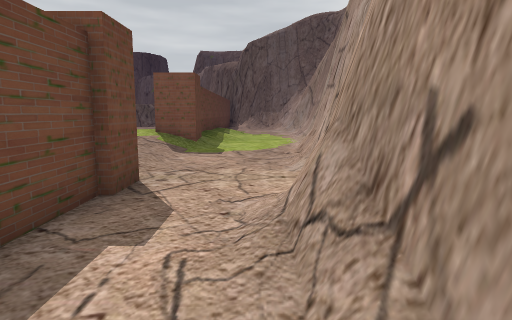
View 1 (above)

21 first-person views from a walk through a Unity game level. The camera is 1.2 m above the floor, tilts 8° down and sees 75° across. The floor is counted in squares, 1 m on a side. Each view is taken from the middle of a square. On the plan, view 1 faces up. The plan holds only what a view shows up to about 14 squares ahead; the rest is blank. The place goes on beyond the plan. Some surface patterns are stand-ins.

View 2
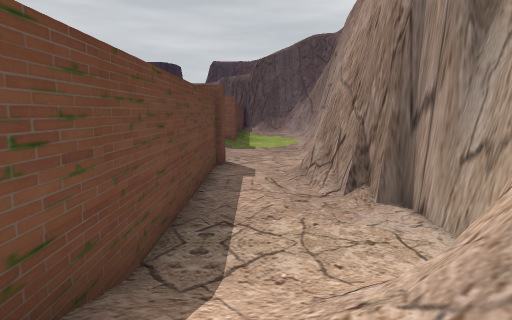

View 3
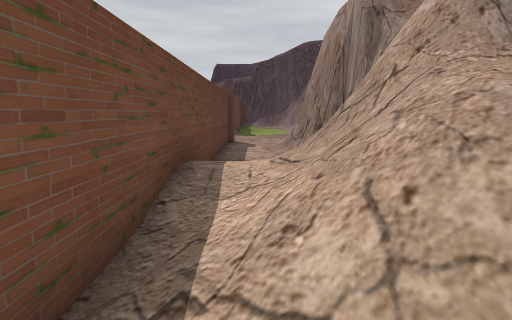

View 4
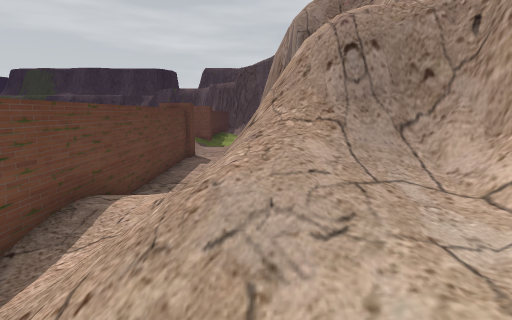

View 5
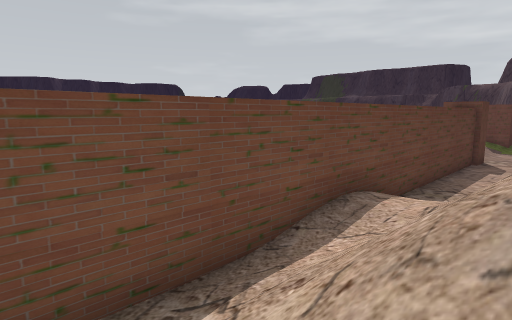

View 6
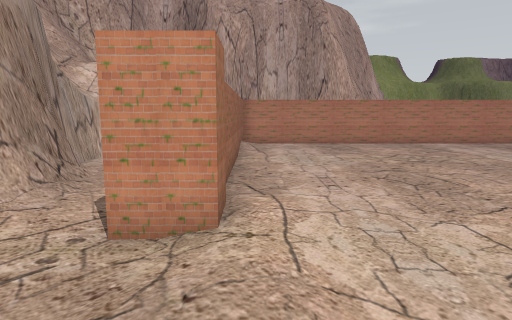

View 7
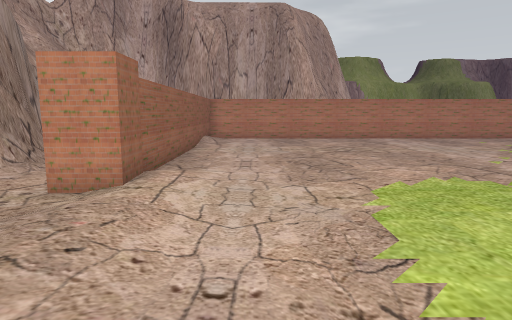

View 8
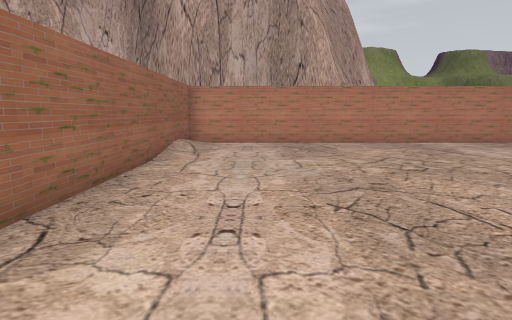

View 9
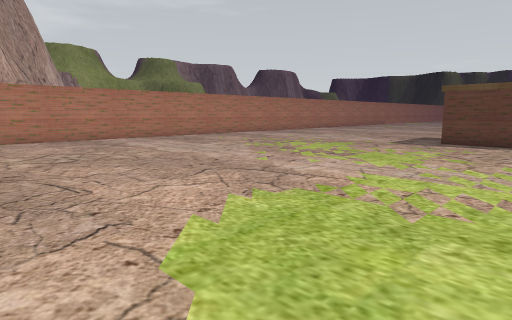

View 10
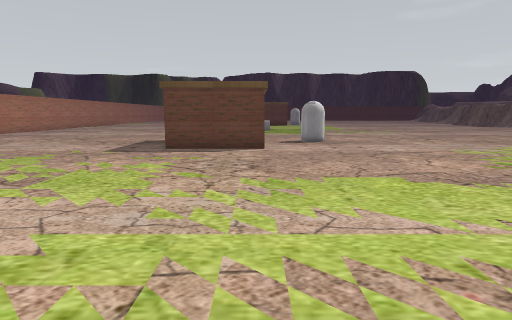

View 11
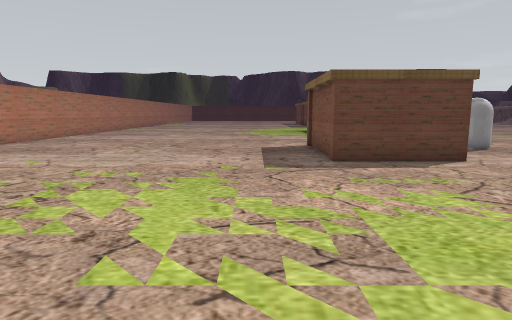

View 12
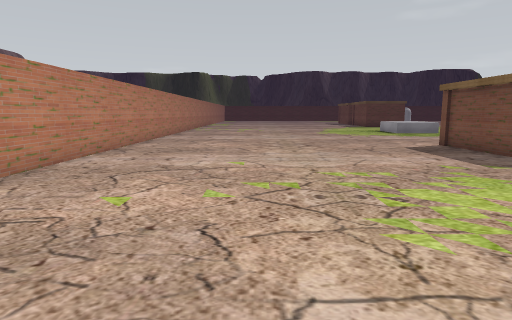

View 13
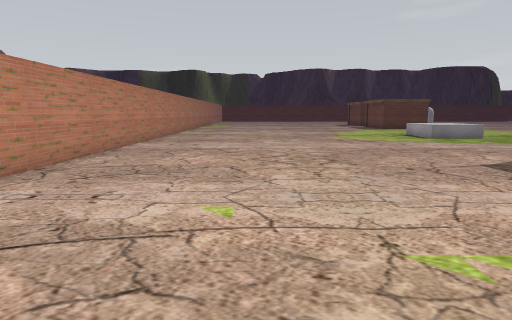

View 14
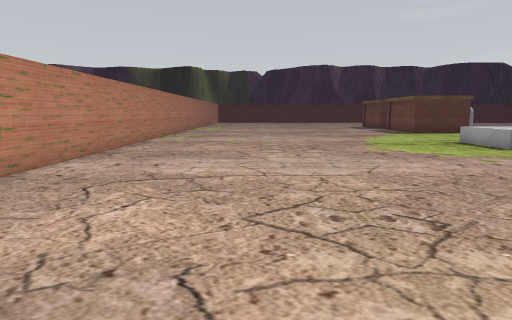

View 15
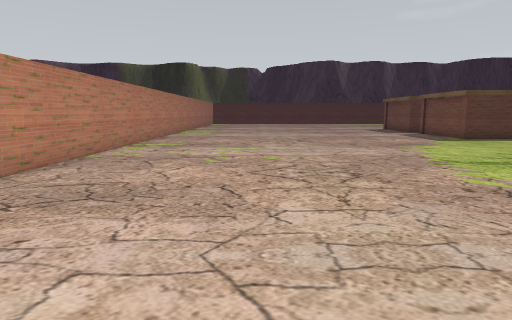

View 16
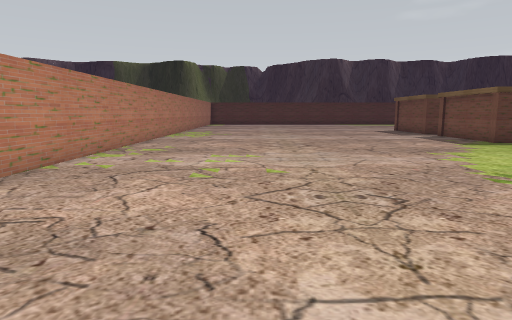

View 17
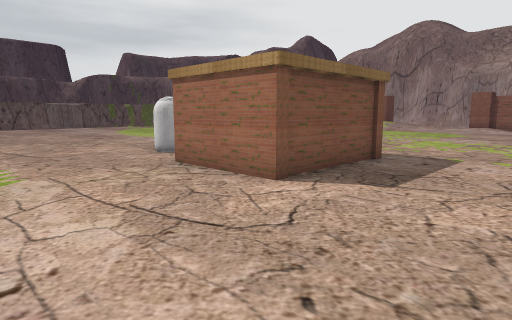

View 18
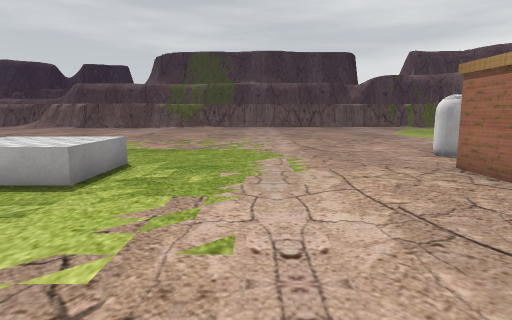

View 19
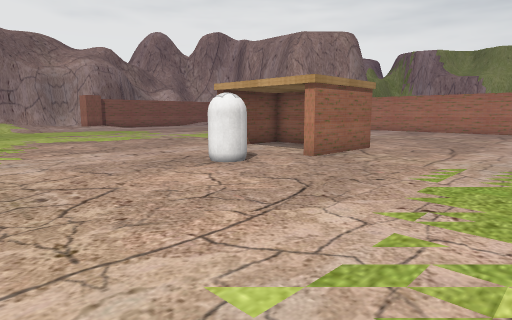

View 20
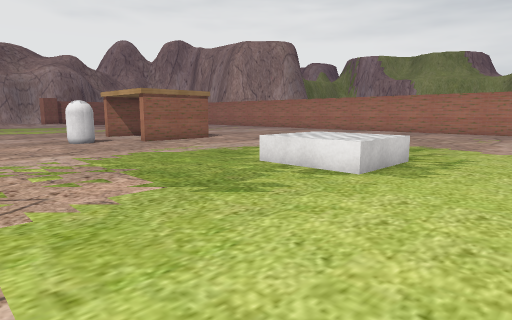

View 21
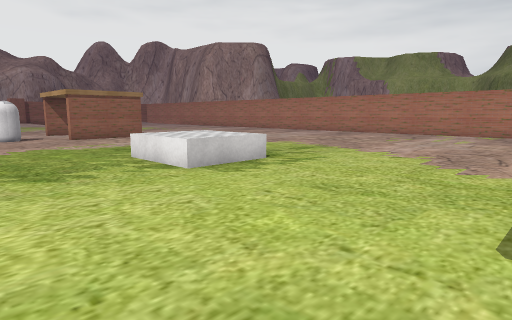

### Floor plan
Key: @ floor where view 1 was taken; # wall or solid block; . main floor; : floor 0.25 m higher than the main floor; + floor 0.5 m higher than the main floor; / step, stairs or slope; = window, fence, low wall or low ledge; ^ raised ledge; C capsule; O other object.
Columns run from 43 left of view 1 to 4 right of it. Each row starts with its distance up from view 1.
 15             . ..........
 14     . ...................                 .../
 13      .........................           #.../
 12  . ...........................       / +##...
 11   ...........................          +//...=
 10 O.................CC...........    ..//+/....^
  9 O.................CC............  ..../:/.../^
  8 O......................................:/.../=
  7 O.......  ........O..OO................:/.../
  6 ........  ........O..OO................:##../
  5 ..................O..OO................:##..
  4 ..................OOOOO................:##./=
  3 ........................................##./^
  2 ........................................##..=
  1 ........................................##..#^
  0 ........................................##.@.=
 -1 ........................................##...=
 -2 ........................................##...=
 -3 ........................................##./##
 -4 ........................................##/==
 -5 ......................................./##//^=^
 -6 ......................................./##//=^^^
 -7 ........................................##///#==
 -8 ##########################################////=^
 -9                                          #////
-10                                          #////
-11                                          #/ /

Where each view was taken, in squares from view 1:
view 1: 0 up, 0 right, facing up
view 2: 6 down, 1 left, facing up
view 3: 11 down, 1 left, facing up
view 4: 11 down, 1 right, facing up
view 5: 11 down, 1 right, facing up-left
view 6: 10 up, 4 left, facing down
view 7: 12 up, 6 left, facing down
view 8: 6 up, 6 left, facing down
view 9: 8 up, 7 left, facing down-left
view 10: 7 up, 10 left, facing left
view 11: 2 up, 13 left, facing left
view 12: 3 down, 13 left, facing left
view 13: 3 down, 17 left, facing left
view 14: 3 down, 22 left, facing left
view 15: 3 down, 27 left, facing left
view 16: 3 down, 29 left, facing left
view 17: 0 up, 30 left, facing up-right
view 18: 0 up, 30 left, facing up
view 19: 15 up, 31 left, facing down-right
view 20: 14 up, 39 left, facing down-right
view 21: 12 up, 42 left, facing down-right
